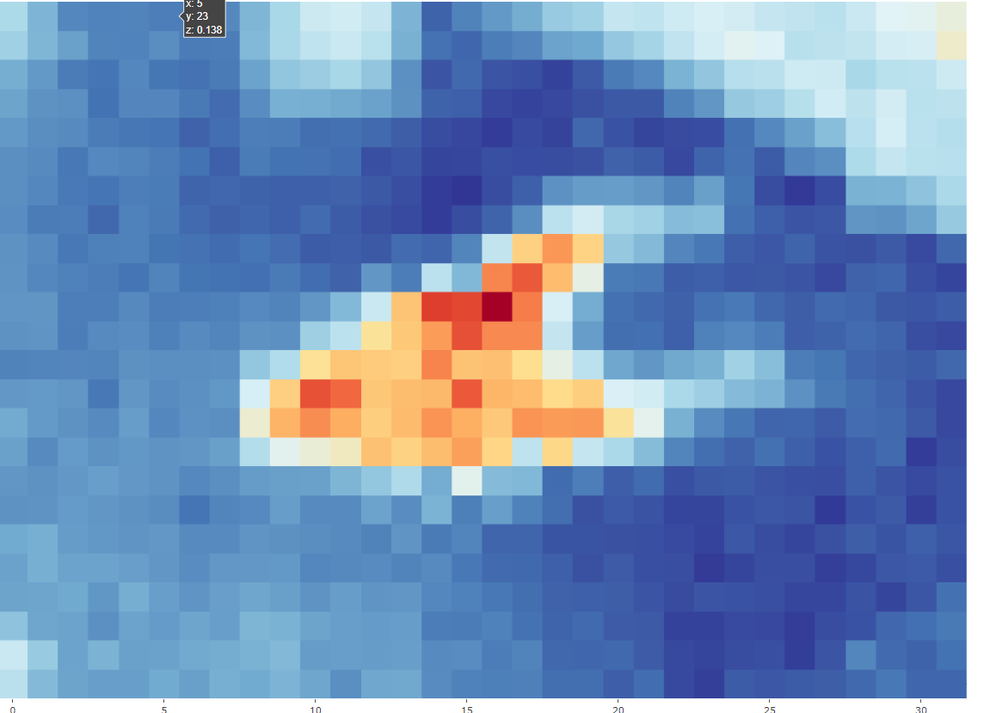
#> input picture PythonCodeEmbedded/Filtering/Images/test.png, 990 x 713 px, shrunk from 1151 x 829 before the run
$ python hsvCalibrate.py
#> lines starting #> are read from the running program, lines starting #| are printed output that depends on the picture; after the words box and inside, x2 and y2 are one past the last pixel; in counts of white or black regions, pixels touching at a corner belong together
import cv2
import numpy as np


def nothing(x):
    pass


# load in image
image = cv2.imread('../Images/test.png')
#> image is the input picture: shape (713, 990, 3); mean B, G, R 187, 143.8, 113

# create a window
cv2.namedWindow('image')

# create trackbars for color change
# Hue is from 0-179 for Opencv
cv2.createTrackbar('HMin', 'image', 0, 179, nothing)
#> slider 'HMin' is set to 35
cv2.createTrackbar('SMin', 'image', 0, 255, nothing)
#> slider 'SMin' is set to 51
cv2.createTrackbar('VMin', 'image', 0, 255, nothing)
#> slider 'VMin' is set to 51
cv2.createTrackbar('HMax', 'image', 0, 179, nothing)
#> slider 'HMax' is set to 179
cv2.createTrackbar('SMax', 'image', 0, 255, nothing)
#> slider 'SMax' is set to 255
cv2.createTrackbar('VMax', 'image', 0, 255, nothing)
#> slider 'VMax' is set to 255
cv2.createTrackbar('Kernel', 'image', 0, 255, nothing)
#> slider 'Kernel' is set to 85

# set default value for MAX HSV trackbars.
cv2.setTrackbarPos('HMax', 'image', 179)
cv2.setTrackbarPos('SMax', 'image', 255)
cv2.setTrackbarPos('VMax', 'image', 255)

# initialize to check if HSV min/max value changes
hMin = sMin = vMin = hMax = sMax = vMax = 0
phMin = psMin = pvMin = phMax = psMax = pvMax = 0

output = image
wait_time = 33

while(1):

    # get current positions of all trackbars
    hMin = cv2.getTrackbarPos('HMin', 'image')
    sMin = cv2.getTrackbarPos('SMin', 'image')
    vMin = cv2.getTrackbarPos('VMin', 'image')
    kernel_size = cv2.getTrackbarPos('Kernel', 'image')
    hMax = cv2.getTrackbarPos('HMax', 'image')
    sMax = cv2.getTrackbarPos('SMax', 'image')
    vMax = cv2.getTrackbarPos('VMax', 'image')

    # set minimum and max HSV values to display
    lower = np.array([hMin, sMin, vMin])
    upper = np.array([hMax, sMax, vMax])
    # lower = np.array([0, 0, 203])
    # upper = np.array([179, 255, 255])

    # create HSV Image and threshold into a range.
    hsv = cv2.cvtColor(image, cv2.COLOR_BGR2HSV)
#> hsv: shape (713, 990, 3); mean H, S, V 95.1, 127.1, 197
    mask = cv2.inRange(hsv, lower, upper)
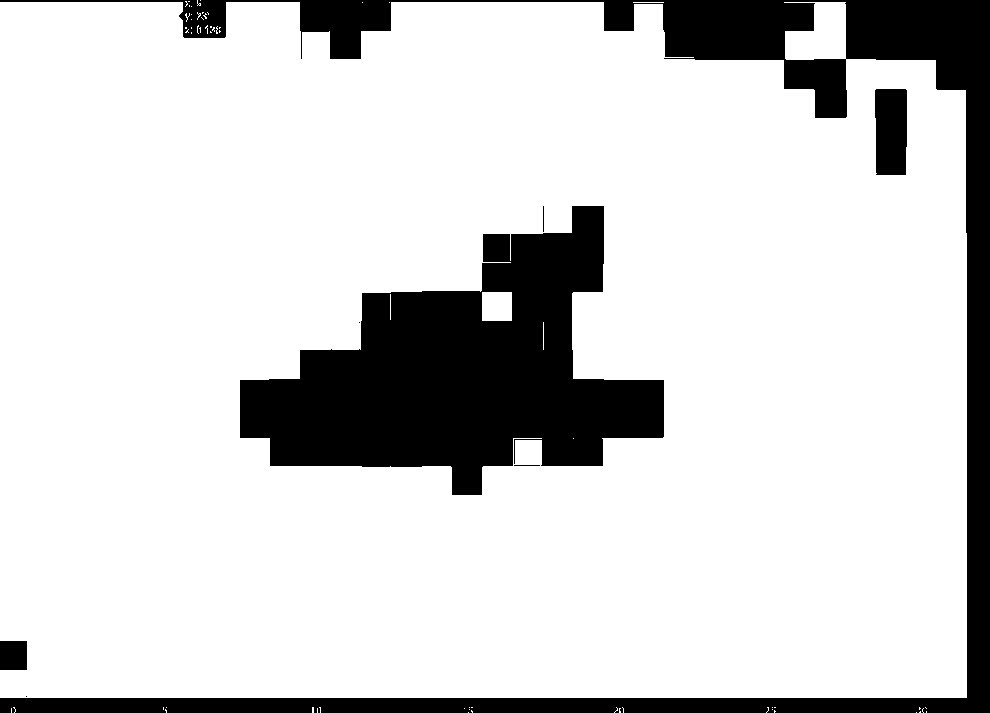
#> mask: shape (713, 990); 82.7% white; 8 black regions (2 under 20 px), largest, box (x1, y1, x2, y2) and area: (240, 206, 664, 495) 61544, (0, 0, 990, 713) 57190, (875, 89, 907, 175) 2664, (0, 641, 27, 670) 783, (543, 206, 544, 232) 26, (514, 465, 540, 466) 26
    # mask = cv2.fastNlMeansDenoisingColored(mask, None, 10, 10, 7, 15)
    # kernel =  np.ones((kernel_size,kernel_size),np.uint8)
    # mask = cv2.morphologyEx(mask, cv2.MORPH_CLOSE, kernel)
    output = cv2.bitwise_and(image, image, mask=mask)
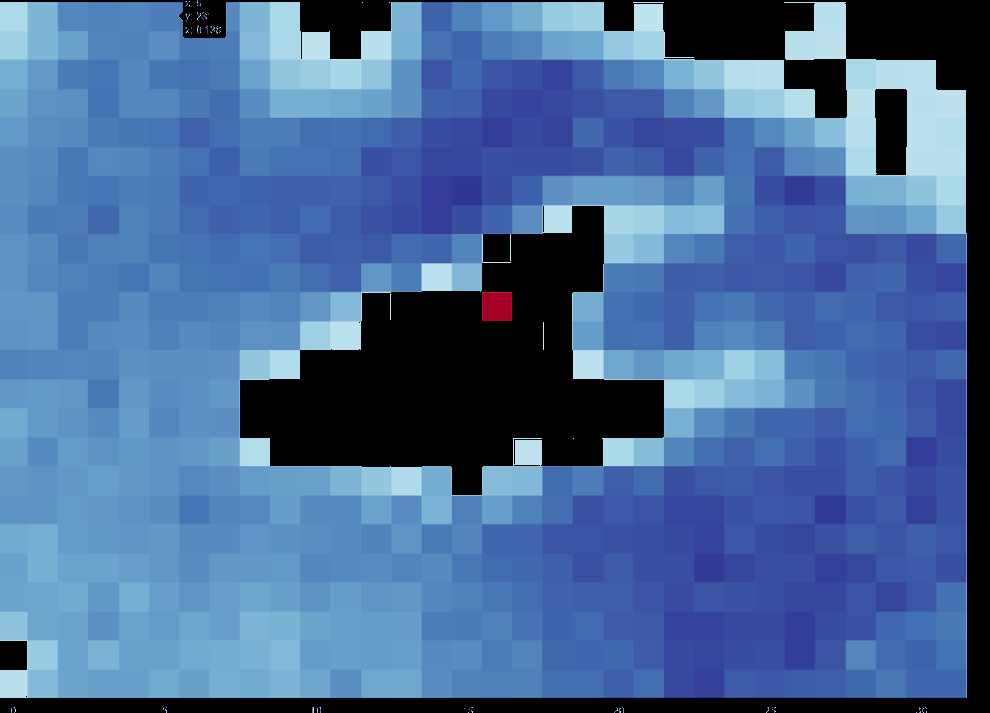
#> output: shape (713, 990, 3); mean B, G, R 154.3, 106.8, 72.3

    # print if there is a change in HSV value
    if((phMin != hMin) | (psMin != sMin) | (pvMin != vMin) | (phMax != hMax) | (psMax != sMax) | (pvMax != vMax)):
        print("(hMin = %d , sMin = %d, vMin = %d), (hMax = %d , sMax = %d, vMax = %d)" % (
            hMin, sMin, vMin, hMax, sMax, vMax))
        phMin = hMin
        psMin = sMin
        pvMin = vMin
        phMax = hMax
        psMax = sMax
        pvMax = vMax

    # display output image
    cv2.imshow('image', output)

    # add black border (needed for good contour detection)
    color = [0, 0, 0]
    top, bottom, left, right = [10]*4
    img_with_border = cv2.copyMakeBorder(
        output, top, bottom, left, right, cv2.BORDER_CONSTANT, value=color)
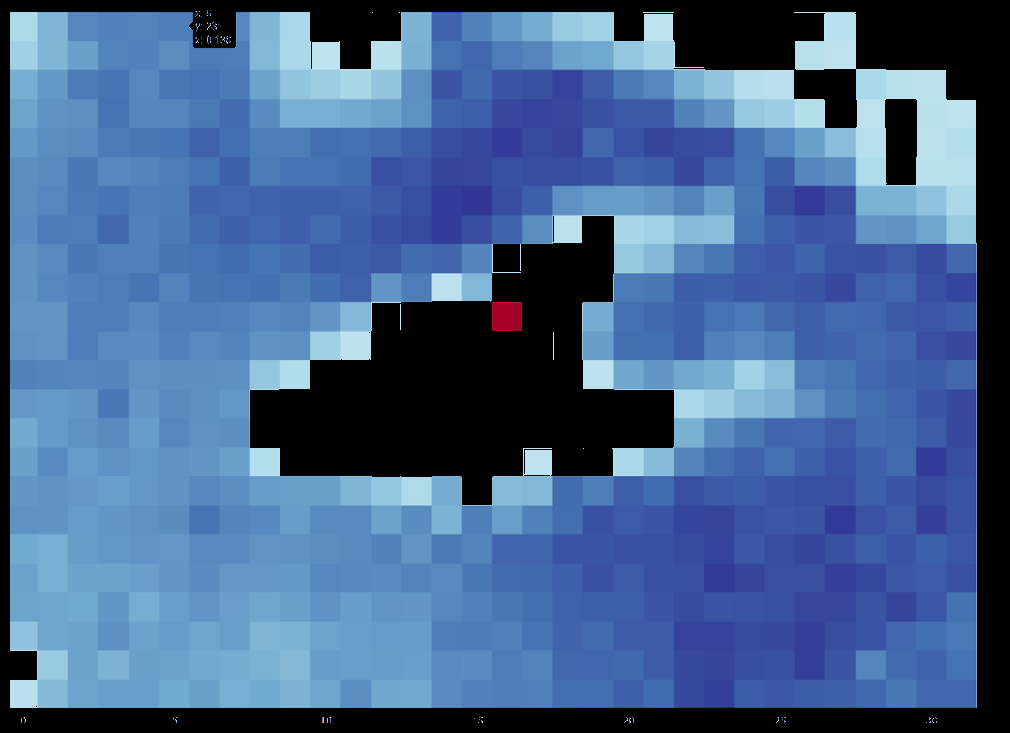
#> img_with_border: shape (733, 1010, 3); mean B, G, R 147.1, 101.9, 68.9

    cv2.imwrite('hsvimg.png', img_with_border)
    # wait longer to prevent freeze for videos.
    if cv2.waitKey(wait_time) & 0xFF == ord('q'):
#> (key q is pressed here)
        break

cv2.destroyAllWindows()
